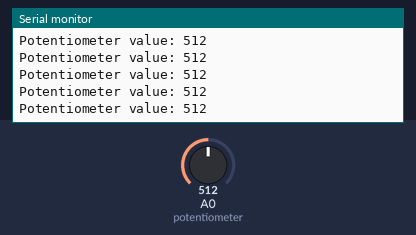
Simulated run of this sketch. Board: Arduino Uno, built with avr-gcc and run on an emulated ATmega328P. Parts: the last lines printed to the serial monitor. The test bench sets the inputs (shaded band); at power-on: A0 (potentiometer) = 512.

Above: at 1.2 s.
1.3 s: A0 (potentiometer) set to 716
At 1.31 s:
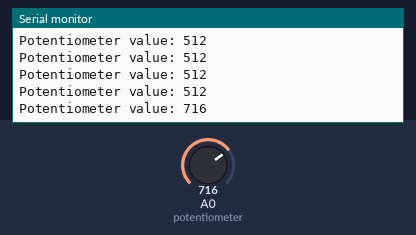
2.8 s: A0 (potentiometer) set to 900
At 2.82 s:
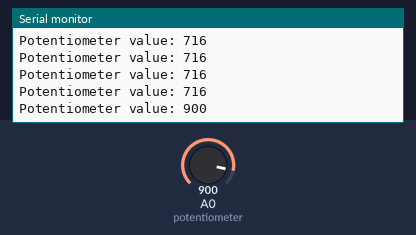
Timing chart, 0 to 5.8 s (numbered marks = the images above; inputs shaded):
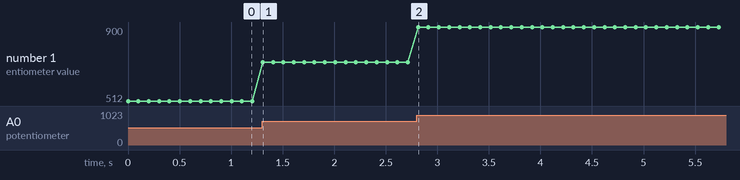

The sketch:

pot-print.ino
```cpp
void setup() {
  Serial.begin(115200);
}

void loop() {
  Serial.print("Potentiometer value: ");
  Serial.println(analogRead(A0));
  delay(100);
}
```

Measured:
- after the input at 1.3 s, the serial monitor: prints a new line at once (image 1)
- after the input at 2.8 s, the serial monitor: prints a new line at once (image 2)
- plotted number 1: 512 → 716 after the input at 1.3 s, 716 → 900 after the input at 2.8 s
